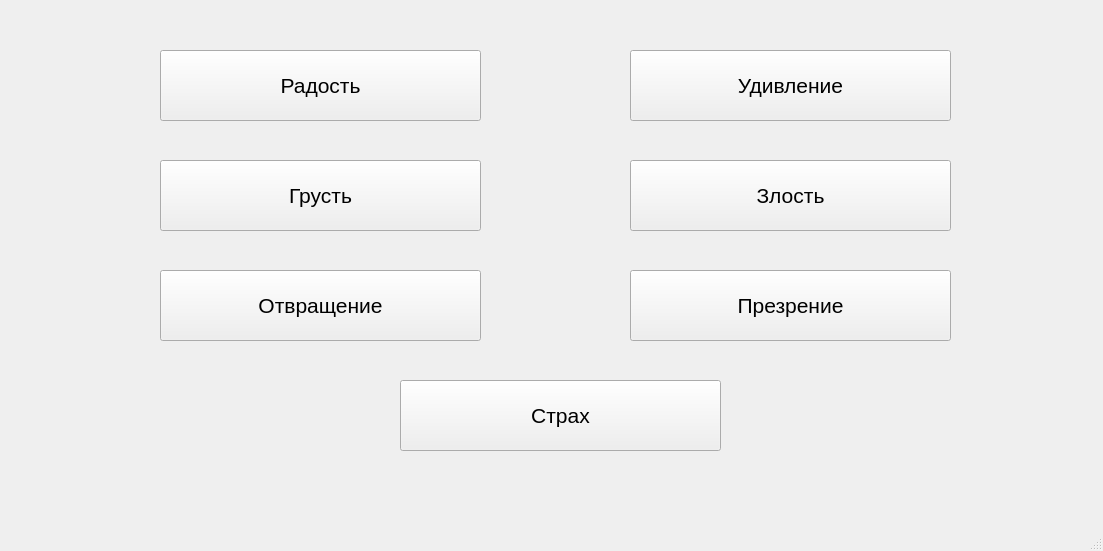
<?xml version="1.0" encoding="UTF-8"?>
<ui version="4.0">
 <class>MainWindow</class>
 <widget class="QMainWindow" name="SelectEmotions">
  <property name="geometry">
   <rect>
    <x>0</x>
    <y>0</y>
    <width>1103</width>
    <height>551</height>
   </rect>
  </property>
  <property name="windowTitle">
   <string>MainWindow</string>
  </property>
  <widget class="QWidget" name="centralwidget">
   <widget class="QPushButton" name="pushButton">
    <property name="geometry">
     <rect>
      <x>160</x>
      <y>50</y>
      <width>321</width>
      <height>71</height>
     </rect>
    </property>
    <property name="font">
     <font>
      <pointsize>16</pointsize>
     </font>
    </property>
    <property name="text">
     <string>Радость</string>
    </property>
   </widget>
   <widget class="QPushButton" name="pushButton_2">
    <property name="geometry">
     <rect>
      <x>630</x>
      <y>50</y>
      <width>321</width>
      <height>71</height>
     </rect>
    </property>
    <property name="font">
     <font>
      <pointsize>16</pointsize>
     </font>
    </property>
    <property name="text">
     <string>Удивление</string>
    </property>
   </widget>
   <widget class="QPushButton" name="pushButton_3">
    <property name="geometry">
     <rect>
      <x>160</x>
      <y>160</y>
      <width>321</width>
      <height>71</height>
     </rect>
    </property>
    <property name="font">
     <font>
      <pointsize>16</pointsize>
     </font>
    </property>
    <property name="text">
     <string>Грусть</string>
    </property>
   </widget>
   <widget class="QPushButton" name="pushButton_4">
    <property name="geometry">
     <rect>
      <x>630</x>
      <y>160</y>
      <width>321</width>
      <height>71</height>
     </rect>
    </property>
    <property name="font">
     <font>
      <pointsize>16</pointsize>
     </font>
    </property>
    <property name="text">
     <string>Злость</string>
    </property>
   </widget>
   <widget class="QPushButton" name="pushButton_5">
    <property name="geometry">
     <rect>
      <x>160</x>
      <y>270</y>
      <width>321</width>
      <height>71</height>
     </rect>
    </property>
    <property name="font">
     <font>
      <pointsize>16</pointsize>
     </font>
    </property>
    <property name="text">
     <string>Отвращение</string>
    </property>
   </widget>
   <widget class="QPushButton" name="pushButton_6">
    <property name="geometry">
     <rect>
      <x>630</x>
      <y>270</y>
      <width>321</width>
      <height>71</height>
     </rect>
    </property>
    <property name="font">
     <font>
      <pointsize>16</pointsize>
     </font>
    </property>
    <property name="text">
     <string>Презрение</string>
    </property>
   </widget>
   <widget class="QPushButton" name="pushButton_7">
    <property name="geometry">
     <rect>
      <x>400</x>
      <y>380</y>
      <width>321</width>
      <height>71</height>
     </rect>
    </property>
    <property name="font">
     <font>
      <pointsize>16</pointsize>
     </font>
    </property>
    <property name="text">
     <string>Страх</string>
    </property>
   </widget>
  </widget>
  <widget class="QMenuBar" name="menubar">
   <property name="geometry">
    <rect>
     <x>0</x>
     <y>0</y>
     <width>1121</width>
     <height>21</height>
    </rect>
   </property>
  </widget>
  <widget class="QStatusBar" name="statusbar"/>
 </widget>
 <connections/>
</ui>
